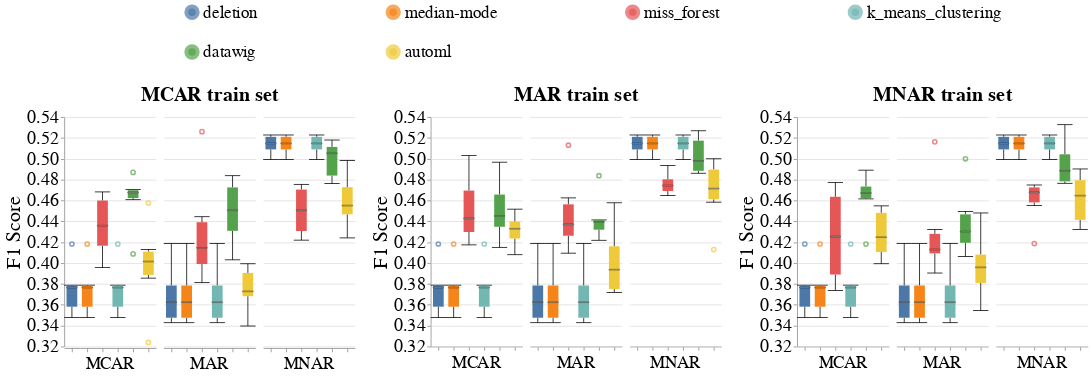

Source (notebook cell):
### Code cell
# Categorical
create_box_plots_for_diff_imputers(dataset_name=DATASET_NAME,
                                   column_name='tier',
                                   metric_name='f1_score',
                                   db_client=db_client,
                                   without_dummy=True)
